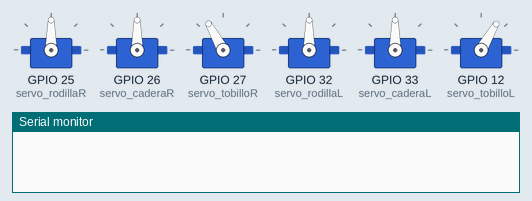
Bench run of a sketch on a simulated ESP32. Parts: 6 × servo, the last lines printed to the serial monitor.

Above: at 6.1 s.
At 6.7 s:
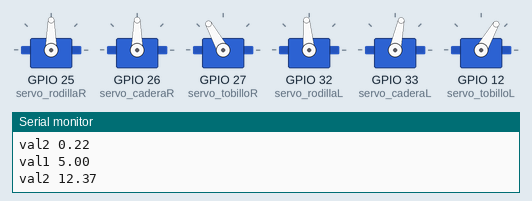
At 8.41 s:
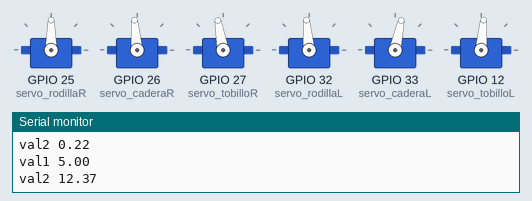
At 29.1 s:
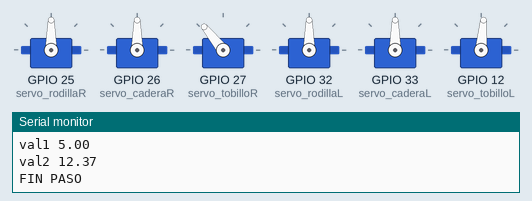
At 32.16 s:
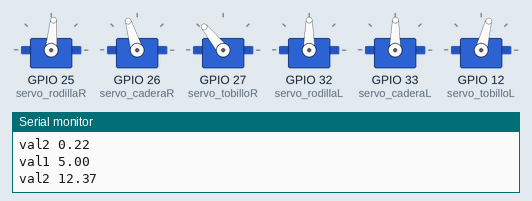
At 33.1 s:
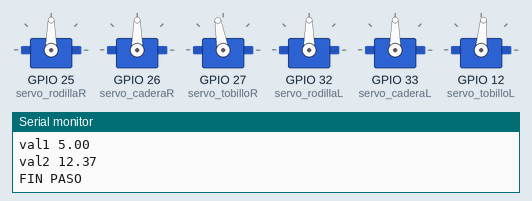
Timing chart, 0 to 34.6 s (numbered marks = the images above):
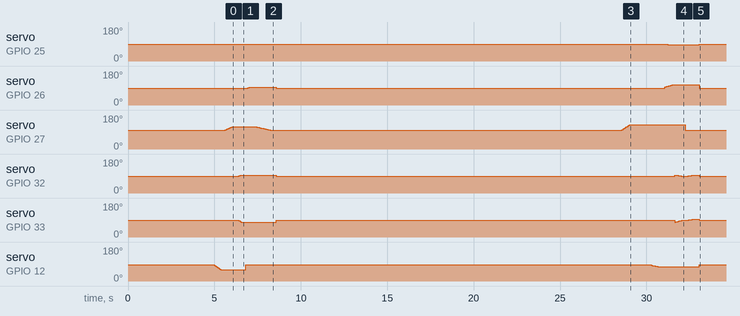

The sketch:

ik_v6_esp32.ino
```cpp
#include <ESP32Servo.h>
#include <ESP32Tone.h>
#include <ESP32PWM.h>

Servo servo_rodillaR;
Servo servo_caderaR;
Servo servo_tobilloR;

Servo servo_rodillaL;
Servo servo_caderaL;
Servo servo_tobilloL;

#define rodillaR_ini 90
#define caderaR_ini 90
#define tobilloR_ini 100

#define rodillaL_ini 90
#define caderaL_ini 90
#define tobilloL_ini 85

double rodillaR_ = rodillaR_ini; // angulo rodilla derecha
double caderaR_ = caderaR_ini; // angulo cadera derecha
double tobilloR_ = tobilloR_ini; // angulo tobillo derecho

double rodillaL_ = rodillaL_ini; // angulo rodilla izquierda
double caderaL_ = caderaL_ini; // angulo cadera izquierda
double tobilloL_ = tobilloL_ini; // angulo tobillo izquierdo

const double Long_Pierna = 140;

#define Long_Cadera 65
#define Long_Rodilla 75
#define PASO 30
#define SwingingChange 10
#define SupportChange 5

#define DERECHA 0
#define IZQUIERDA 1
int PIERNA = IZQUIERDA;

void Inverse_kinematics(double x,double y,double l1,double l2);
void swinging(); //balanceo antes de dar un paso, para cambiar el peso de pierna
void support(); // apoyo para finalizar la zancada
void calculate_step(double dist); //basicamente teorema de Pitagoras
void error_func();
void Two_Servo_Move_Lineal(Servo &servo1, Servo &servo2, double &init1, double &init2, double fin1, double fin2 , double inc_time, double step_time);
void One_Servo_Move_Lineal(Servo &servo1, double &init1, double fin1, double inc_time, double step_time);

void setup()
{
  servo_rodillaR.setPeriodHertz(50);// Standard 50hz servo
  servo_caderaR.setPeriodHertz(50);// Standard 50hz servo
  servo_tobilloR.setPeriodHertz(50);// Standard 50hz servo

  servo_rodillaL.setPeriodHertz(50);// Standard 50hz servo
  servo_caderaL.setPeriodHertz(50);// Standard 50hz servo
  servo_tobilloL.setPeriodHertz(50);// Standard 50hz servo

  servo_rodillaR.attach(25, 400, 2500);
  servo_caderaR.attach(26, 400, 2500);
  servo_tobilloR.attach(27, 400, 2500);
  servo_rodillaL.attach(32, 400, 2500);
  servo_caderaL.attach(33, 400, 2500);
  servo_tobilloL.attach(12, 400, 2500);

  servo_rodillaR.write(rodillaR_);
  servo_caderaR.write(caderaR_);
  servo_tobilloR.write(tobilloR_);
  servo_rodillaL.write(rodillaL_);
  servo_caderaL.write(caderaL_);
  servo_tobilloL.write(tobilloL_);

  Serial.begin(115200); //Para depurar

  delay(5000);

}

void loop()
{
  swinging(); // BALANCEO INICIAL
  calculate_step(PASO); // CALCULO LA IK DEL PASO Y LA EJECUTO
  support(); // APOYO FINAL
  Serial.println("FIN PASO");
  servo_rodillaR.write(rodillaR_ini);
  servo_caderaR.write(caderaR_ini);
  servo_tobilloR.write(tobilloR_ini);
  servo_rodillaL.write(rodillaL_ini);
  servo_caderaL.write(caderaL_ini);
  servo_tobilloL.write(tobilloL_ini);
  delay(20000);
  //support(); // APOYO FINAL
}
/*
x : posición X del centro del pien en dos dimensiones
y : posición X del centro del pien en dos dimensiones (cte)
l1 : longitud entre la cadera y la rodilla
l2 : longitud entre la rodilla y el pie
*/
void Inverse_kinematics(double x,double y,double l1,double l2)
{
  double val1;
  double val2;

  // aplico ik para calcular los ángulos:

  val1 = (pow(x,2.0)+ pow(y,2.0)- pow(l1, 2.0)- pow(l2,2.0))/(2*l1*l2);
  if (val1 >= 1) val1 = 1; //por errores de redondeo a veces me da > 1 y falla la función acos

  val2 = (y*(l1+l2*cos(0))-x*l2*sin(0))/(x*(l1+l2*cos(0))+y*l2*sin(0));

  //PARA DEPURAR
  Serial.print("val1 ");
  Serial.println(val1);
  Serial.print("val2 ");
  Serial.println(val2);

  val1 = acos(val1); // valores que se pasen a acos deben estar entre -1 y 1
  val2 = atan(val2);

  //PARA DEPURAR
  Serial.print("val1 ");
  Serial.println(val1);
  Serial.print("val2 ");
  Serial.println(val2);

  //paso ambos valores de radianes a grados:
  /*val1 = (180/3.1416)*val1 + 90 - 5; //estos 5 grados que resto es para que flexione y sea más natural
  val2 = (180/3.1416)*val2 + 90; // el servo se inicializa a 90 grados luego su posición lo calculo respecto a este*/
  val1 = (180/3.1416)*val1 + 5; //estos 5 grados que resto es para que flexione y sea más natural
  val2 = (180/3.1416)*val2; // el servo se inicializa a 90 grados luego su posición lo calculo respecto a este
  //PARA DEPURAR
  Serial.print("val1 ");
  Serial.println(val1);
  Serial.print("val2 ");
  Serial.println(val2);

  if(val1 > 90 || val2 > 90)
  {
    error_func(); // en caso de mal calculo me salgo y no fuerzo los motores
  }
  else // si todo bien muevo los motores
  {
    if(PIERNA == DERECHA)
    {
      /*rodillaR_= val1;
      caderaR_ = val2;
      tobilloR_ = 90.0;

      rodillaL_= 90.0; //estiro la pierna apoyada*/

      //caderaL_ = caderaL_ini;
      tobilloR_ = tobilloR_ini;
      Two_Servo_Move_Lineal(servo_rodillaR, servo_caderaR, rodillaR_, caderaR_, (rodillaR_-val1), (caderaR_+val2) , 20000.0, 500000.0);
      //Two_Servo_Move_Lineal(servo_rodillaR, servo_caderaR, rodillaR_, caderaR_, val1, val2 , 20000.0, 500000.0); // de estirado al valor del ik
      Two_Servo_Move_Lineal(servo_caderaL, servo_rodillaL, caderaL_, rodillaL_, caderaL_ini, rodillaL_ini , 20000.0, 500000.0); //paso del valor anterior a estirado
      servo_tobilloR.write(tobilloR_);
      //servo_caderaL.write(caderaL_);   //estiro cadera
    }
    else if(PIERNA == IZQUIERDA)
    {
      /*rodillaL_= val1;
      caderaL_ = val2;
      tobilloL_ = 85.0;

      rodillaR_= 90.0; //estiro la pierna apoyada*/

      //caderaR_ = caderaR_ini;
      tobilloL_ = tobilloL_ini;
      Two_Servo_Move_Lineal(servo_rodillaL, servo_caderaL, rodillaL_, caderaL_, (rodillaL_+val1), (caderaL_-val2) , 20000.0, 200000.0);
      //Two_Servo_Move_Lineal(servo_rodillaL, servo_caderaL, rodillaL_, caderaL_, val1, val2 , 20000.0, 500000.0); // de estirado al valor del ik
      Two_Servo_Move_Lineal(servo_caderaR, servo_rodillaR, caderaR_, rodillaR_, caderaR_ini, rodillaR_ini , 20000.0, 200000.0); //paso del valor anterior a estirado
      //Two_Servo_Move_Lineal(servo_tobilloL, servo_rodillaR, tobilloL_, rodillaR_, tobilloL_ini, rodillaR_ini , 5000.0, 500000.0); //paso del valor anterior a estirado
      servo_tobilloL.write(tobilloL_);
      //servo_caderaL.write(caderaR_);   //estiro cadera
    }
    else
    {
      error_func();
    }
    delay(100);
  }
}

void swinging() //balanceo antes de dar un paso, para cambiar el peso de pierna
{
  if(PIERNA == DERECHA)
  {
    One_Servo_Move_Lineal(servo_tobilloR, tobilloR_, (tobilloR_+3*SwingingChange), 20000.0, 500000.0);
    delay(1000);
    One_Servo_Move_Lineal(servo_tobilloL, tobilloL_, (tobilloL_-SwingingChange), 20000.0, 500000.0);
  }
  else if(PIERNA == IZQUIERDA)
  {
    /*tobilloR_ -= SwingingChange;
    tobilloL_ -= SwingingChange;*/
    One_Servo_Move_Lineal(servo_tobilloL, tobilloL_, (tobilloR_-4*SwingingChange), 20000.0, 400000.0);
    //delay(1000);
    One_Servo_Move_Lineal(servo_tobilloR, tobilloR_, (tobilloR_+2*SwingingChange), 20000.0, 500000.0);
  }
  else
  {
    error_func();
  }

  delay(100);
}

void support() //inclino hacia adelante para apoyar la pierna que ha ejecutado el paso
{
  if(PIERNA == DERECHA)
  {
    /*caderaL_ += SupportChange;
    rodillaL_ += SupportChange;*/
    tobilloL_ = tobilloL_ini;
    //
    Two_Servo_Move_Lineal(servo_rodillaL, servo_caderaL, rodillaL_, caderaL_, (rodillaL_+SupportChange), (caderaL_+SupportChange) , 5000.0, 500000.0); // Inclino adelante
    //servo_rodillaL.write(tobilloL_);
    //
    PIERNA = IZQUIERDA; // cambio estado
  }
  else if(PIERNA == IZQUIERDA)
  {
    /*caderaR_ += SupportChange;
    rodillaR_ += SupportChange;*/
    //tobilloR_ = tobilloR_ini;
    //Two_Servo_Move_Lineal(servo_rodillaR, servo_caderaR, rodillaR_, caderaR_, (rodillaR_+SupportChange), (caderaR_+SupportChange) , 5000.0, 500000.0); // Inclino adelante
    One_Servo_Move_Lineal(servo_caderaR, caderaR_, (rodillaR_+SupportChange), 20000.0, 200000.0);
    One_Servo_Move_Lineal(servo_tobilloR, tobilloR_, (tobilloR_ini), 20000.0, 1000000.0);
    //servo_rodillaR.write(tobilloR_);
    PIERNA = DERECHA; // cambio estado
  }
  else
  {
    error_func();
  }
  delay(100);
}

void calculate_step(double dist) //basicamente la regla de los catetos y la hipotenusa
{
  //dist = y
  double x;
  x = sqrt(pow(Long_Pierna,2.0)-pow(dist,2.0));
  Serial.print("x ");
  Serial.println(x);

  Inverse_kinematics(x, dist ,Long_Cadera, Long_Rodilla);
}

void error_func()
{
  // setea la posición inicial y corta el loop:
  servo_rodillaR.write(90);
  servo_caderaR.write(90);
  servo_tobilloR.write(90);
  servo_rodillaL.write(90);
  servo_caderaL.write(90);
  servo_tobilloL.write(90);

  exit(0);
}
void Two_Servo_Move_Lineal(Servo &servo1, Servo &servo2, double &init1, double &init2, double fin1, double fin2 , double inc_time, double step_time)
{
  double inc1, inc2;
  unsigned long previous;
  unsigned out = 0;
  inc1 = ((fin1 - init1)*inc_time)/step_time;
  if(inc1 == 0)
  {
    out++;
  }
  inc2 = ((fin2 - init2)*inc_time)/step_time;
  if(inc2 == 0)
  {
    out++;
  }

  previous = micros();

  while( out != 2 )
  {
    init1 += inc1;
    init2 += inc2;

    servo1.write(init1);
    servo2.write(init2);

    while( micros() < (previous + inc_time) ) // espera activa
    {
    }

    if((abs(fin1 - init1) < abs(inc1)))
    {
      inc1 = 0;
      out++;
    }
    if((abs(fin2 - init2) < abs(inc2)))
    {
      inc2 = 0;
      out++;
    }
    previous = micros();
  }
  delay(100); // parada entre cada movimiento de pareja de servos, para evitar sobrecarga de la batería
}
void One_Servo_Move_Lineal(Servo &servo1, double &init1, double fin1, double inc_time, double step_time)
{
  double inc1;
  unsigned long previous;
  unsigned out = 0;
  inc1 = ((fin1 - init1)*inc_time)/step_time;
  if(inc1 == 0)
  {
    out++;
  }

  previous = micros();

  while( out != 1 )
  {
    init1 += inc1;

    servo1.write(init1);

    while( micros() < (previous + inc_time) ) // espera activa
    {
    }

    if((abs(fin1 - init1) < abs(inc1)))
    {
      inc1 = 0;
      out++;
    }
    previous = micros();
  }
  delay(200); // parada entre cada movimiento de pareja de servos, para evitar sobrecarga de la batería
}
```
